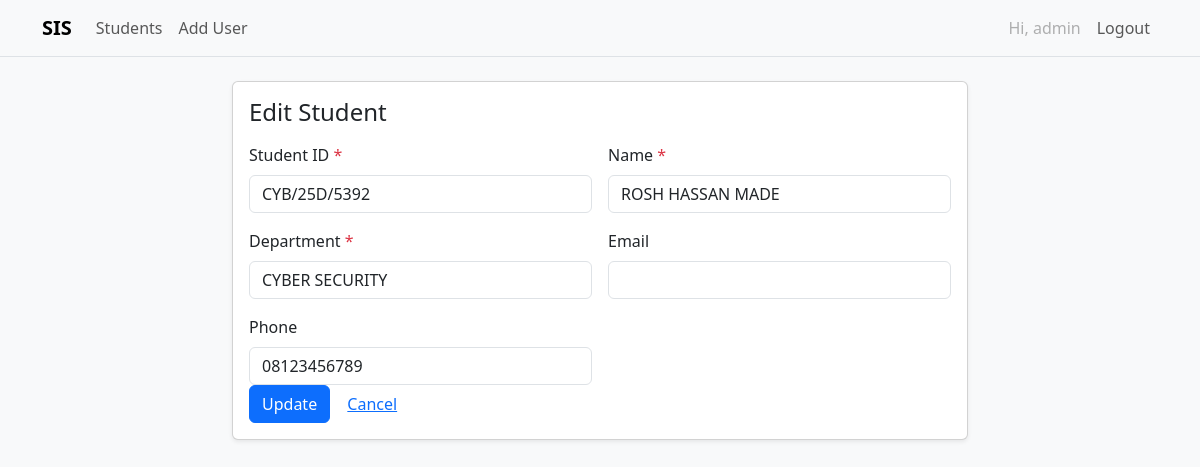
Screenshot of /students/5/edit (signed in) with the database file from the repository.
### tables this page shows
CREATE TABLE students (
            id INTEGER PRIMARY KEY AUTOINCREMENT,
            student_id TEXT UNIQUE NOT NULL,
            name TEXT NOT NULL,
            department TEXT NOT NULL,
            email TEXT UNIQUE,
            phone TEXT,
            created_at TEXT NOT NULL
        );

### app.py (the view, shortened to what this page needs)
@app.route("/students/<int:id>/edit", methods=["GET", "POST"])
@login_required
def edit_student(id: int):
    db = get_db()
    row = db.execute("SELECT * FROM students WHERE id = ?", (id,)).fetchone()
    if not row: abort(404)
    return render_template("students/edit.html", s=row, data=dict(row))

### app.py (called while the page is built)
def get_db():
    if "db" not in g:
        g.db = sqlite3.connect(app.config["DATABASE"])
        g.db.row_factory = sqlite3.Row
    return g.db

def login_required(view):
    @wraps(view)
    def wrapped(*args, **kwargs):
        if "user_id" not in session:
            return redirect(url_for("login", next=request.path))
        return view(*args, **kwargs)
    return wrapped

def get_csrf_token():
    token = session.get("_csrf_token")
    if not token:
        import secrets
        token = secrets.token_hex(16)
        session["_csrf_token"] = token
    return token

### templates/students/edit.html (shortened to what this page needs)
{% extends "base.html" %}
{% block content %}
<div class="row justify-content-center">
  <div class="col-md-8">
    <div class="card shadow-sm">
      <div class="card-body">
        <h1 class="h4 mb-3">Edit Student</h1>
        <form method="post">
          {% set values = data %}
          {% include "students/_form_fields.html" %}
          <button class="btn btn-primary">Update</button>
          <a href="{{ url_for('view_student', id=s.id) }}" class="btn btn-link">Cancel</a>
        </form>
      </div>
    </div>
  </div>
</div>
{% endblock %}

### templates/students/_form_fields.html
{% set values = data if data is defined else {} %}
<div class="row g-3">
  <div class="col-md-6">
    <label class="form-label">Student ID <span class="text-danger">*</span></label>
    <input name="student_id" class="form-control" value="{{ values.student_id or '' }}" required>
  </div>
  <div class="col-md-6">
    <label class="form-label">Name <span class="text-danger">*</span></label>
    <input name="name" class="form-control" value="{{ values.name or '' }}" required>
  </div>
  <div class="col-md-6">
    <label class="form-label">Department <span class="text-danger">*</span></label>
    <input name="department" class="form-control" value="{{ values.department or '' }}" required>
  </div>
  <div class="col-md-6">
    <label class="form-label">Email</label>
    <input type="email" name="email" class="form-control" value="{{ values.email or '' }}">
  </div>
  <div class="col-md-6">
    <label class="form-label">Phone</label>
    <input name="phone" class="form-control" value="{{ values.phone or '' }}">
  </div>
</div>

### rows the page displays
students: student_id "CYB/25D/5392", name "ROSH HASSAN MADE", department "CYBER SECURITY", phone "08123456789"

### other values shown
{{ session.get('username') }} "admin"
